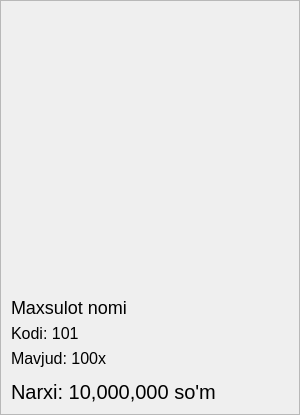
         <widget class="QFrame" name="frame_9">
          <property name="sizePolicy">
           <sizepolicy hsizetype="Preferred" vsizetype="Preferred">
            <horstretch>2</horstretch>
            <verstretch>3</verstretch>
           </sizepolicy>
          </property>
          <property name="minimumSize">
           <size>
            <width>300</width>
            <height>0</height>
           </size>
          </property>
          <property name="maximumSize">
           <size>
            <width>300</width>
            <height>16777215</height>
           </size>
          </property>
          <property name="focusPolicy">
           <enum>Qt::NoFocus</enum>
          </property>
          <property name="styleSheet">
           <string notr="true">QLabel{
background-color: rgba(0, 0, 0, 0);
border: 0;
	font-family: &quot;Segoe UI Bold&quot;;
font-size: 16px;
}</string>
          </property>
          <property name="frameShape">
           <enum>QFrame::StyledPanel</enum>
          </property>
          <property name="frameShadow">
           <enum>QFrame::Raised</enum>
          </property>
          <layout class="QVBoxLayout" name="verticalLayout_6">
           <property name="spacing">
            <number>6</number>
           </property>
           <property name="leftMargin">
            <number>10</number>
           </property>
           <property name="topMargin">
            <number>10</number>
           </property>
           <property name="rightMargin">
            <number>10</number>
           </property>
           <property name="bottomMargin">
            <number>10</number>
           </property>
           <item>
            <widget class="QLabel" name="label">
             <property name="sizePolicy">
              <sizepolicy hsizetype="Preferred" vsizetype="Preferred">
               <horstretch>1</horstretch>
               <verstretch>1</verstretch>
              </sizepolicy>
             </property>
             <property name="minimumSize">
              <size>
               <width>280</width>
               <height>280</height>
              </size>
             </property>
             <property name="maximumSize">
              <size>
               <width>280</width>
               <height>280</height>
              </size>
             </property>
             <property name="focusPolicy">
              <enum>Qt::NoFocus</enum>
             </property>
             <property name="text">
              <string/>
             </property>
             <property name="pixmap">
              <pixmap>icons/lock.png</pixmap>
             </property>
             <property name="scaledContents">
              <bool>true</bool>
             </property>
            </widget>
           </item>
           <item>
            <widget class="QLabel" name="label_2">
             <property name="focusPolicy">
              <enum>Qt::NoFocus</enum>
             </property>
             <property name="styleSheet">
              <string notr="true">font-size: 18px;</string>
             </property>
             <property name="text">
              <string>Maxsulot nomi</string>
             </property>
             <property name="wordWrap">
              <bool>true</bool>
             </property>
            </widget>
           </item>
           <item>
            <widget class="QLabel" name="label_4">
             <property name="focusPolicy">
              <enum>Qt::NoFocus</enum>
             </property>
             <property name="text">
              <string>Kodi: 101</string>
             </property>
             <property name="wordWrap">
              <bool>true</bool>
             </property>
            </widget>
           </item>
           <item>
            <widget class="QLabel" name="label_5">
             <property name="focusPolicy">
              <enum>Qt::NoFocus</enum>
             </property>
             <property name="text">
              <string>Mavjud: 100x</string>
             </property>
             <property name="wordWrap">
              <bool>true</bool>
             </property>
            </widget>
           </item>
           <item>
            <widget class="QFrame" name="frame_8">
             <property name="sizePolicy">
              <sizepolicy hsizetype="Preferred" vsizetype="Minimum">
               <horstretch>0</horstretch>
               <verstretch>0</verstretch>
              </sizepolicy>
             </property>
             <property name="focusPolicy">
              <enum>Qt::NoFocus</enum>
             </property>
             <property name="styleSheet">
              <string notr="true">background-color: rgba(0, 0, 0, 0);
border: 0;</string>
             </property>
             <property name="frameShape">
              <enum>QFrame::StyledPanel</enum>
             </property>
             <property name="frameShadow">
              <enum>QFrame::Raised</enum>
             </property>
            </widget>
           </item>
           <item>
            <widget class="QLabel" name="label_3">
             <property name="focusPolicy">
              <enum>Qt::NoFocus</enum>
             </property>
             <property name="styleSheet">
              <string notr="true">font-family: &quot;Segoe UI Black&quot;;
font-size: 20px;</string>
             </property>
             <property name="text">
              <string>Narxi: 10,000,000 so'm</string>
             </property>
             <property name="wordWrap">
              <bool>true</bool>
             </property>
            </widget>
           </item>
          </layout>
         </widget>
